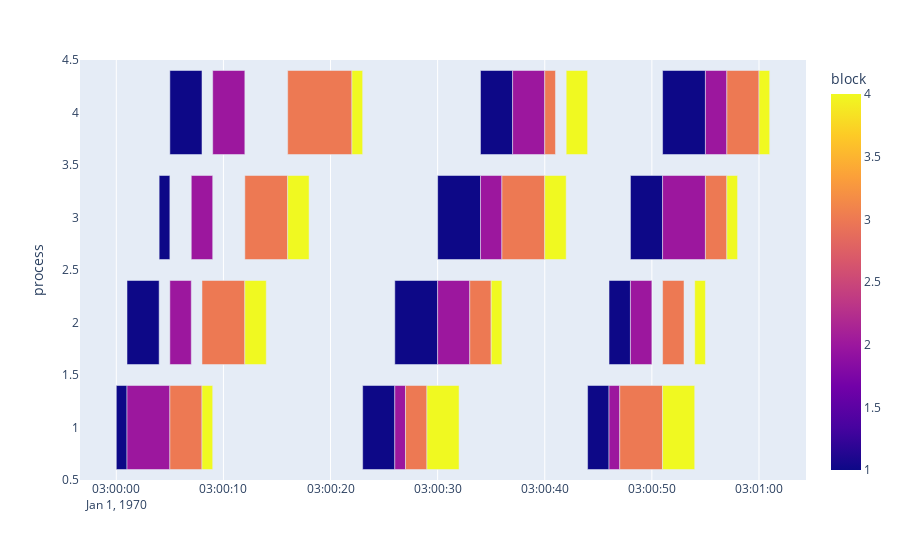

The cell this chart's notebook holds for it:
### Code cell
c_df = pd.DataFrame(asyncMode)
c_fig = px.timeline(c_df, x_start="start", x_end="duration", y="process", color="block")
c_fig.show()

### Figure 1 — Plotly figure (JSON) as saved in the notebook; plotly's stock layout.template omitted (floating-point values rounded to 4 significant figures)
{"data": [{"alignmentgroup": "True", "base": ["1970-01-01 03:00:00", "1970-01-01 03:00:01", "1970-01-01 03:00:05", "1970-01-01 03:00:08", "1970-01-01 03:00:23", "1970-01-01 03:00:26", "1970-01-01 03:00:27", "1970-01-01 03:00:29", "1970-01-01 03:00:44", "1970-01-01 03:00:46", "1970-01-01 03:00:47", "1970-01-01 03:00:51", "1970-01-01 03:00:01", "1970-01-01 03:00:05", "1970-01-01 03:00:08", "1970-01-01 03:00:12", "1970-01-01 03:00:26", "1970-01-01 03:00:30", "1970-01-01 03:00:33", "1970-01-01 03:00:35", "1970-01-01 03:00:46", "1970-01-01 03:00:48", "1970-01-01 03:00:51", "1970-01-01 03:00:54", "1970-01-01 03:00:04", "1970-01-01 03:00:07", "1970-01-01 03:00:12", "1970-01-01 03:00:16", "1970-01-01 03:00:30", "1970-01-01 03:00:34", "1970-01-01 03:00:36", "1970-01-01 03:00:40", "1970-01-01 03:00:48", "1970-01-01 03:00:51", "1970-01-01 03:00:55", "1970-01-01 03:00:57", "1970-01-01 03:00:05", "1970-01-01 03:00:09", "1970-01-01 03:00:16", "1970-01-01 03:00:22", "1970-01-01 03:00:34", "1970-01-01 03:00:37", "1970-01-01 03:00:40", "1970-01-01 03:00:42", "1970-01-01 03:00:51", "1970-01-01 03:00:55", "1970-01-01 03:00:57", "1970-01-01 03:01:00"], "hovertemplate": "start=%{base}<br>duration=%{x}<br>process=%{y}<br>block=%{marker.color}<extra></extra>", "legendgroup": "", "marker": {"color": [1, 2, 3, 4, 1, 2, 3, 4, 1, 2, 3, 4, 1, 2, 3, 4, 1, 2, 3, 4, 1, 2, 3, 4, 1, 2, 3, 4, 1, 2, 3, 4, 1, 2, 3, 4, 1, 2, 3, 4, 1, 2, 3, 4, 1, 2, 3, 4], "coloraxis": "coloraxis"}, "name": "", "offsetgroup": "", "orientation": "h", "showlegend": false, "textposition": "auto", "type": "bar", "x": [1000, 4000, 3000, 1000, 3000, 1000, 2000, 3000, 2000, 1000, 4000, 3000, 3000, 2000, 4000, 2000, 4000, 3000, 2000, 1000, 2000, 2000, 2000, 1000, 1000, 2000, 4000, 2000, 4000, 2000, 4000, 2000, 3000, 4000, 2000, 1000, 3000, 3000, 6000, 1000, 3000, 3000, 1000, 2000, 4000, 2000, 3000, 1000], "xaxis": "x", "y": [1, 1, 1, 1, 1, 1, 1, 1, 1, 1, 1, 1, 2, 2, 2, 2, 2, 2, 2, 2, 2, 2, 2, 2, 3, 3, 3, 3, 3, 3, 3, 3, 3, 3, 3, 3, 4, 4, 4, 4, 4, 4, 4, 4, 4, 4, 4, 4], "yaxis": "y"}], "layout": {"barmode": "overlay", "coloraxis": {"colorbar": {"title": {"text": "block"}}, "colorscale": [[0, "#0d0887"], [0.1111, "#46039f"], [0.2222, "#7201a8"], [0.3333, "#9c179e"], [0.4444, "#bd3786"], [0.5556, "#d8576b"], [0.6667, "#ed7953"], [0.7778, "#fb9f3a"], [0.8889, "#fdca26"], [1, "#f0f921"]]}, "legend": {"tracegroupgap": 0}, "margin": {"t": 60}, "xaxis": {"anchor": "y", "domain": [0, 1], "type": "date"}, "yaxis": {"anchor": "x", "domain": [0, 1], "title": {"text": "process"}}}}
